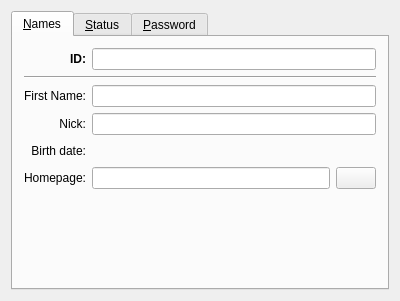
<?xml version="1.0" encoding="UTF-8"?>
<ui version="4.0">
 <class>JabberInfo</class>
 <widget class="QWidget" name="JabberInfo">
  <property name="geometry">
   <rect>
    <x>0</x>
    <y>0</y>
    <width>400</width>
    <height>301</height>
   </rect>
  </property>
  <property name="windowTitle">
   <string>Form1</string>
  </property>
  <layout class="QVBoxLayout">
   <property name="spacing">
    <number>6</number>
   </property>
   <property name="margin">
    <number>11</number>
   </property>
   <item>
    <widget class="QTabWidget" name="tabWnd">
     <widget class="QWidget" name="tab1">
      <attribute name="title">
       <string>&amp;Names</string>
      </attribute>
      <layout class="QGridLayout">
       <property name="margin">
        <number>11</number>
       </property>
       <property name="spacing">
        <number>6</number>
       </property>
       <item row="0" column="0">
        <widget class="QLabel" name="TextLabel2">
         <property name="font">
          <font>
           <weight>75</weight>
           <bold>true</bold>
          </font>
         </property>
         <property name="text">
          <string>ID:</string>
         </property>
         <property name="alignment">
          <set>Qt::AlignRight|Qt::AlignTrailing|Qt::AlignVCenter</set>
         </property>
         <property name="wordWrap">
          <bool>false</bool>
         </property>
        </widget>
       </item>
       <item row="0" column="1">
        <widget class="QLineEdit" name="edtID">
         <property name="font">
          <font>
           <weight>75</weight>
           <bold>true</bold>
          </font>
         </property>
        </widget>
       </item>
       <item row="1" column="0" colspan="2">
        <widget class="Line" name="Line3">
         <property name="frameShape">
          <enum>QFrame::HLine</enum>
         </property>
         <property name="frameShadow">
          <enum>QFrame::Sunken</enum>
         </property>
        </widget>
       </item>
       <item row="2" column="0">
        <widget class="QLabel" name="TextLabel3">
         <property name="text">
          <string>First Name:</string>
         </property>
         <property name="alignment">
          <set>Qt::AlignRight|Qt::AlignTrailing|Qt::AlignVCenter</set>
         </property>
         <property name="wordWrap">
          <bool>false</bool>
         </property>
        </widget>
       </item>
       <item row="2" column="1">
        <widget class="QLineEdit" name="edtFirstName"/>
       </item>
       <item row="3" column="0">
        <widget class="QLabel" name="TextLabel4">
         <property name="text">
          <string>Nick:</string>
         </property>
         <property name="alignment">
          <set>Qt::AlignRight|Qt::AlignTrailing|Qt::AlignVCenter</set>
         </property>
         <property name="wordWrap">
          <bool>false</bool>
         </property>
        </widget>
       </item>
       <item row="3" column="1">
        <widget class="QLineEdit" name="edtNick"/>
       </item>
       <item row="6" column="0">
        <spacer name="Spacer6">
         <property name="orientation">
          <enum>Qt::Vertical</enum>
         </property>
         <property name="sizeType">
          <enum>QSizePolicy::Expanding</enum>
         </property>
         <property name="sizeHint" stdset="0">
          <size>
           <width>20</width>
           <height>20</height>
          </size>
         </property>
        </spacer>
       </item>
       <item row="4" column="0">
        <widget class="QLabel" name="TextLabel9">
         <property name="text">
          <string>Birth date:</string>
         </property>
         <property name="alignment">
          <set>Qt::AlignRight|Qt::AlignTrailing|Qt::AlignVCenter</set>
         </property>
         <property name="wordWrap">
          <bool>false</bool>
         </property>
        </widget>
       </item>
       <item row="5" column="0">
        <widget class="QLabel" name="TextLabel10">
         <property name="text">
          <string>Homepage:</string>
         </property>
         <property name="alignment">
          <set>Qt::AlignRight|Qt::AlignTrailing|Qt::AlignVCenter</set>
         </property>
         <property name="wordWrap">
          <bool>false</bool>
         </property>
        </widget>
       </item>
       <item row="5" column="1">
        <layout class="QHBoxLayout">
         <property name="spacing">
          <number>6</number>
         </property>
         <property name="margin">
          <number>0</number>
         </property>
         <item>
          <widget class="QLineEdit" name="edtUrl"/>
         </item>
         <item>
          <widget class="QPushButton" name="btnUrl">
           <property name="text">
            <string/>
           </property>
          </widget>
         </item>
        </layout>
       </item>
       <item row="4" column="1">
        <layout class="QHBoxLayout">
         <property name="spacing">
          <number>6</number>
         </property>
         <property name="margin">
          <number>0</number>
         </property>
         <item>
          <widget class="DatePicker" name="edtDate" native="true"/>
         </item>
         <item>
          <spacer name="Spacer3">
           <property name="orientation">
            <enum>Qt::Horizontal</enum>
           </property>
           <property name="sizeType">
            <enum>QSizePolicy::Expanding</enum>
           </property>
           <property name="sizeHint" stdset="0">
            <size>
             <width>20</width>
             <height>20</height>
            </size>
           </property>
          </spacer>
         </item>
        </layout>
       </item>
      </layout>
     </widget>
     <widget class="QWidget" name="tab2">
      <attribute name="title">
       <string>&amp;Status</string>
      </attribute>
      <layout class="QGridLayout">
       <item row="0" column="0">
        <widget class="QLabel" name="TextLabel5">
         <property name="text">
          <string>Status:</string>
         </property>
         <property name="alignment">
          <set>Qt::AlignRight|Qt::AlignTrailing|Qt::AlignVCenter</set>
         </property>
         <property name="wordWrap">
          <bool>false</bool>
         </property>
        </widget>
       </item>
       <item row="0" column="1">
        <widget class="QComboBox" name="cmbStatus">
         <property name="sizePolicy">
          <sizepolicy hsizetype="Expanding" vsizetype="Fixed">
           <horstretch>0</horstretch>
           <verstretch>0</verstretch>
          </sizepolicy>
         </property>
        </widget>
       </item>
       <item row="6" column="1">
        <spacer name="Spacer7">
         <property name="orientation">
          <enum>Qt::Vertical</enum>
         </property>
         <property name="sizeType">
          <enum>QSizePolicy::Expanding</enum>
         </property>
         <property name="sizeHint" stdset="0">
          <size>
           <width>20</width>
           <height>16</height>
          </size>
         </property>
        </spacer>
       </item>
       <item row="1" column="0">
        <widget class="QLabel" name="lblResource">
         <property name="text">
          <string>Resource:</string>
         </property>
         <property name="alignment">
          <set>Qt::AlignRight|Qt::AlignTrailing|Qt::AlignVCenter</set>
         </property>
         <property name="wordWrap">
          <bool>false</bool>
         </property>
        </widget>
       </item>
       <item row="1" column="1">
        <widget class="QComboBox" name="cmbResource"/>
       </item>
       <item row="4" column="0">
        <widget class="QLabel" name="lblNA">
         <property name="text">
          <string/>
         </property>
         <property name="alignment">
          <set>Qt::AlignRight|Qt::AlignTrailing|Qt::AlignVCenter</set>
         </property>
         <property name="wordWrap">
          <bool>false</bool>
         </property>
        </widget>
       </item>
       <item row="4" column="1">
        <widget class="QLineEdit" name="edtNA"/>
       </item>
       <item row="3" column="0">
        <widget class="QLabel" name="lblOnline">
         <property name="text">
          <string>Online:</string>
         </property>
         <property name="alignment">
          <set>Qt::AlignRight|Qt::AlignTrailing|Qt::AlignVCenter</set>
         </property>
         <property name="wordWrap">
          <bool>false</bool>
         </property>
        </widget>
       </item>
       <item row="3" column="1">
        <widget class="QLineEdit" name="edtOnline"/>
       </item>
       <item row="2" column="0">
        <widget class="QLabel" name="lblClient">
         <property name="text">
          <string>Client:</string>
         </property>
         <property name="alignment">
          <set>Qt::AlignRight|Qt::AlignTrailing|Qt::AlignVCenter</set>
         </property>
         <property name="wordWrap">
          <bool>false</bool>
         </property>
        </widget>
       </item>
       <item row="2" column="1">
        <widget class="QLineEdit" name="edtClient"/>
       </item>
       <item row="5" column="1">
        <widget class="QPlainTextEdit" name="edtAutoReply"/>
       </item>
      </layout>
     </widget>
     <widget class="QWidget" name="password">
      <attribute name="title">
       <string>&amp;Password</string>
      </attribute>
      <layout class="QGridLayout">
       <property name="margin">
        <number>11</number>
       </property>
       <property name="spacing">
        <number>6</number>
       </property>
       <item row="3" column="0">
        <widget class="QLabel" name="TextLabel2_2">
         <property name="text">
          <string>New password:</string>
         </property>
         <property name="alignment">
          <set>Qt::AlignRight|Qt::AlignTrailing|Qt::AlignVCenter</set>
         </property>
         <property name="wordWrap">
          <bool>false</bool>
         </property>
        </widget>
       </item>
       <item row="3" column="1">
        <widget class="QLineEdit" name="edtPswd1">
         <property name="echoMode">
          <enum>QLineEdit::Password</enum>
         </property>
        </widget>
       </item>
       <item row="4" column="1">
        <widget class="QLineEdit" name="edtPswd2">
         <property name="echoMode">
          <enum>QLineEdit::Password</enum>
         </property>
        </widget>
       </item>
       <item row="4" column="0">
        <widget class="QLabel" name="TextLabel3_2">
         <property name="text">
          <string>Retype new password:</string>
         </property>
         <property name="alignment">
          <set>Qt::AlignRight|Qt::AlignTrailing|Qt::AlignVCenter</set>
         </property>
         <property name="wordWrap">
          <bool>false</bool>
         </property>
        </widget>
       </item>
       <item row="5" column="0">
        <spacer name="Spacer10">
         <property name="orientation">
          <enum>Qt::Vertical</enum>
         </property>
         <property name="sizeType">
          <enum>QSizePolicy::Expanding</enum>
         </property>
         <property name="sizeHint" stdset="0">
          <size>
           <width>20</width>
           <height>20</height>
          </size>
         </property>
        </spacer>
       </item>
       <item row="2" column="0" colspan="2">
        <widget class="Line" name="Line2">
         <property name="frameShape">
          <enum>QFrame::HLine</enum>
         </property>
         <property name="frameShadow">
          <enum>QFrame::Sunken</enum>
         </property>
        </widget>
       </item>
       <item row="0" column="0" rowspan="2">
        <widget class="QLabel" name="TextLabel1">
         <property name="text">
          <string>Current password:</string>
         </property>
         <property name="alignment">
          <set>Qt::AlignRight|Qt::AlignTrailing|Qt::AlignVCenter</set>
         </property>
         <property name="wordWrap">
          <bool>false</bool>
         </property>
        </widget>
       </item>
       <item row="0" column="1">
        <widget class="QLineEdit" name="edtCurrent">
         <property name="echoMode">
          <enum>QLineEdit::Password</enum>
         </property>
        </widget>
       </item>
      </layout>
     </widget>
    </widget>
   </item>
  </layout>
 </widget>
 <layoutdefault spacing="6" margin="11"/>
 <customwidgets>
  <customwidget>
   <class>DatePicker</class>
   <extends>QWidget</extends>
   <header>simgui/datepicker.h</header>
  </customwidget>
 </customwidgets>
 <tabstops>
  <tabstop>tabWnd</tabstop>
  <tabstop>edtID</tabstop>
  <tabstop>edtFirstName</tabstop>
  <tabstop>edtNick</tabstop>
  <tabstop>edtUrl</tabstop>
  <tabstop>btnUrl</tabstop>
  <tabstop>cmbStatus</tabstop>
  <tabstop>cmbResource</tabstop>
  <tabstop>edtOnline</tabstop>
  <tabstop>edtNA</tabstop>
 </tabstops>
 <includes>
  <include location="local">simgui/datepicker.h</include>
 </includes>
 <resources/>
 <connections/>
</ui>
